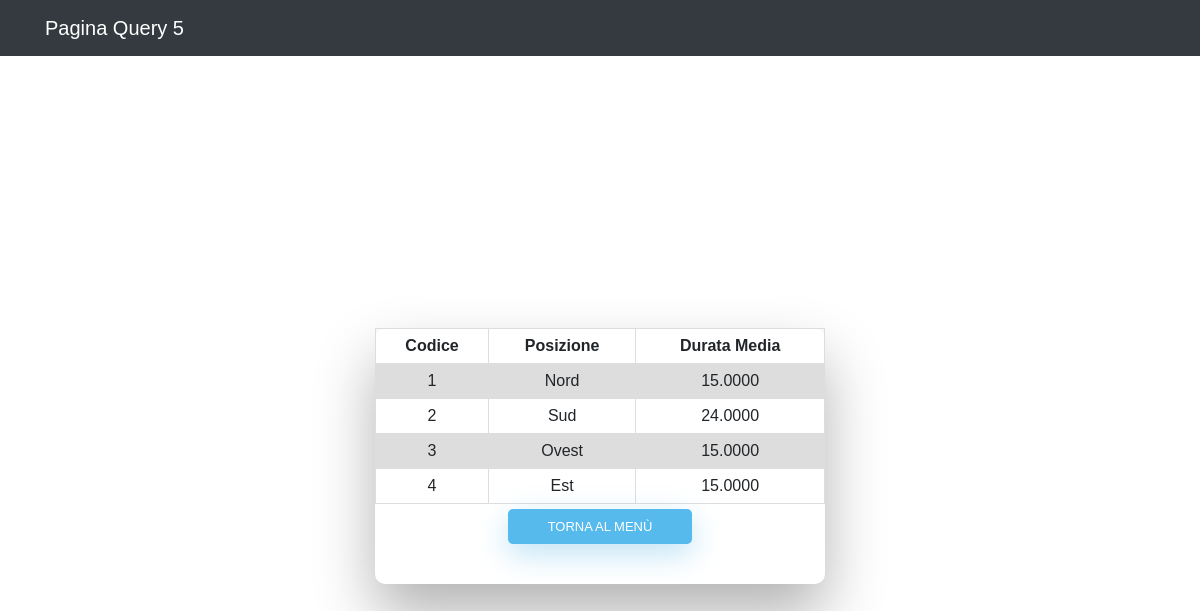
/Query/Query5.php, run on the app's committed database.
### tables this page shows
CREATE TABLE Punto_Controllo(
	Codice int(11) NOT NULL AUTO_INCREMENT,
	Posizione varchar(20) NOT NULL,
	PRIMARY KEY (Codice)
);

### Query/Query5.php (the view, shortened to what this page needs)
<html>
	<head>
	</head>
	<body>
		<link href="//maxcdn.bootstrapcdn.com/bootstrap/4.0.0/css/bootstrap.min.css" rel="stylesheet" id="bootstrap-css">
		<link rel="stylesheet" type="text/css" href="style.css">
		<nav class="navbar navbar-expand-lg navbar-dark bg-dark static-top">
			<div class="container">
                <a class="navbar-brand" href="index.php">Pagina Query 5</a>
			</div>
		</nav>
		<div class="wrapper fadeInDown">
			<div id="formContent2">
                <?php
                    $connect = mysqli_connect("localhost", "root", "", "esame2013");
					$query = "	SELECT Punto_Controllo.*, AVG(TIMESTAMPDIFF(minute, Controllo.Ora_In, Controllo.Ora_Fin)) AS Durata_Media
								FROM Punto_Controllo
								INNER JOIN Controllo
								ON Controllo.Codice_Punto=Punto_Controllo.Codice
								GROUP BY Punto_Controllo.Codice;
                              ";
					$result = mysqli_query($connect, $query);
					echo "<table>";
					echo "<tr>
                              <th>Codice          </th>
                              <th>Posizione          </th>
                              <th>Durata Media       </th>
						  </tr>";
					while($search = mysqli_fetch_array($result))
					{
						print "<tr>" . "<td>$search[Codice]</td>" . "<td>$search[Posizione]</td>" . "<td>$search[Durata_Media]</td></tr>";
					}
					echo "</table>";
                ?>
                <center>
                    <button type="button" onclick="window.location.href='../index.php'">Torna al Menù</button>
                </center>
			</div>
		</div>
	</body>
</html>

### Query/style.css (style rules this page uses)
html { background-color: #56baed; }
body { font-family: "Poppins", sans-serif; height: 100vh; }
a { color: #92badd; display:inline-block; text-decoration: none; font-weight: 400; }
.wrapper { display: flex; align-items: center; flex-direction: column; justify-content: center; width: 100%; min-height: 100%; padding: 20px; }
#formContent2 { -webkit-border-radius: 10px 10px 10px 10px; border-radius: 10px 10px 10px 10px; background: #fff; padding: 30px; width: 90%; max-width: 450px; position: relative; padding: 0px; -webkit-box-shadow: 0 30px 60px 0 rgba(0,0,0,0.3); box-shadow: 0 30px 60px 0 rgba(0,0,0,0.3); text-align: center; }
button[type=button] { background-color: #56baed; border: none; color: white; padding: 7.5px 40px; text-align: center; text-decoration: none; display: inline-block; text-transform: uppercase; font-size: 13px; -webkit-box-shadow: 0 10px 30px 0 rgba(95,186,233,0.4); box-shadow: 0 10px 30px 0 rgba(95,186,233,0.4); -webkit-border-radius: 5px 5px 5px 5px; border-radius: 5px 5px 5px 5px; margin: 5px 20px 40px 20px; -webkit-transition: all 0.3s ease-in-out; -moz-transition: all 0.3s ease-in-out; -ms-transition: all 0.3s ease-in-out; -o-transition: all 0.3s ease-in-out; transition: all 0.3s ease-in-out; }
.fadeInDown { -webkit-animation-name: fadeInDown; animation-name: fadeInDown; -webkit-animation-duration: 1s; animation-duration: 1s; -webkit-animation-fill-mode: both; animation-fill-mode: both; }
table { text-align: center; font-family: arial, sans-serif; border-collapse: collapse; width: 100%; }
td, th, tr { text-align: center; border: 1px solid #dddddd; padding: 8px; }
tr:nth-child(even) { text-align: center; background-color: #dddddd; }

### data on the page
punto_controllo: Codice "1", Posizione "Nord", search "15.0000"
punto_controllo: Codice "2", Posizione "Sud", search "24.0000"
punto_controllo: Codice "3", Posizione "Ovest", search "15.0000"
punto_controllo: Codice "4", Posizione "Est", search "15.0000"
